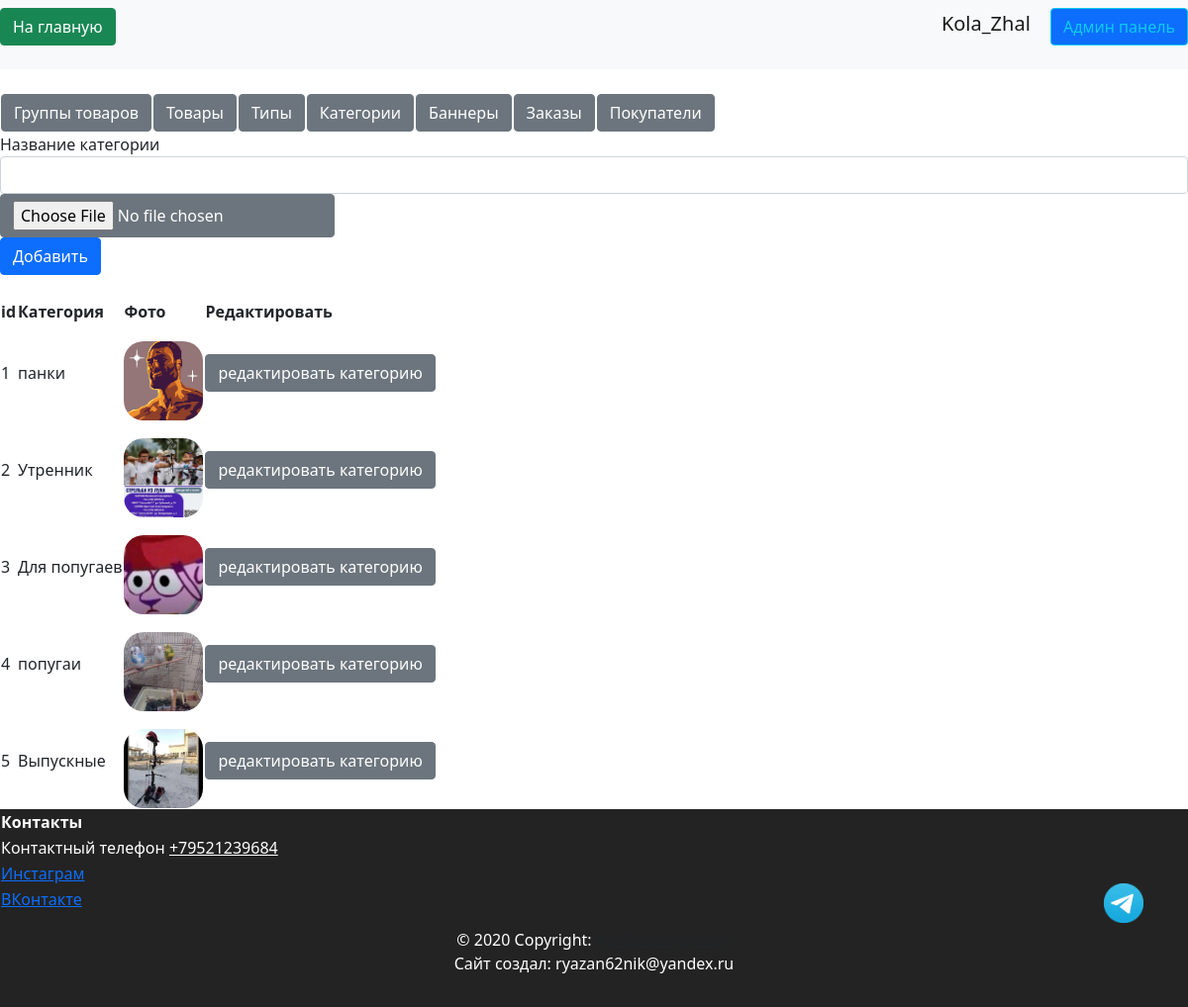
The app's page /admin/categories (signed in) with its own data.
### data/users.py (models this page shows, shortened)
class User(SqlAlchemyBase, UserMixin, SerializerMixin):
    __tablename__ = 'users'
    id = sqlalchemy.Column(sqlalchemy.Integer,
                           primary_key=True, autoincrement=True)
    name = sqlalchemy.Column(sqlalchemy.String, nullable=True)
    tel = sqlalchemy.Column(sqlalchemy.String, nullable=True)
    email = sqlalchemy.Column(sqlalchemy.String,
                              index=True, unique=True, nullable=True)
    hashed_password = sqlalchemy.Column(sqlalchemy.String, nullable=True)
    created_date = sqlalchemy.Column(sqlalchemy.DateTime,
                                     default=datetime.datetime.now)
    basket = sqlalchemy.Column(sqlalchemy.String, default='{}')
    admin = sqlalchemy.Column(sqlalchemy.Boolean, default=False)
    tg_id = sqlalchemy.Column(sqlalchemy.String, nullable=True)
    confirmed = sqlalchemy.Column(sqlalchemy.Boolean, default=False)
    address = sqlalchemy.Column(sqlalchemy.String, nullable=True)
    orders = orm.relationship("Order", back_populates='user')

### data/category.py (models this page shows, shortened)
class Category(SqlAlchemyBase):
    __tablename__ = 'category'
    id = sqlalchemy.Column(sqlalchemy.Integer, primary_key=True,
                           autoincrement=True)
    title = sqlalchemy.Column(sqlalchemy.String, nullable=True)
    img = sqlalchemy.Column(sqlalchemy.String, default='0_0_0_none.jpg')

### server.py (the view, shortened to what this page needs)
@app.route('/admin/categories', methods=['GET', 'POST'])
@login_required
def admin_categories():
    if current_user.admin:
        filenames = ['']
        form = CategoryForm()
        db_sess = db_session.create_session()
        categories = db_sess.query(Category).all()
        return render_template('pages/admin_categories.html', title='Админ панель',
                               categories=categories, form=form)

### forms/types.py
class CategoryForm(FlaskForm):
    title = StringField('Название категории', validators=[DataRequired()])
    img = FileField()
    submit = SubmitField('Добавить')

### data/db_session.py (called while the page is built)
def create_session() -> Session:
    global __factory
    return __factory()

### server.py (called while the page is built)
@login_manager.user_loader
def load_user(user_id):
    db_sess = db_session.create_session()
    return db_sess.query(User).filter(User.id == user_id).first()

### templates/pages/admin_categories.html (shortened to what this page needs)
{% extends "pages/base_admin.html" %}
{% block admincontent %}
<div>
    <form action="" method="post" enctype="multipart/form-data">
        <nav>
            <div>
                {{ form.title.label() }}
                {{ form.title(class="form-control")}}
            </div>
            <div>
                {{ form.img(class="btn btn-secondary")}}
            </div>
            <div> {{ form.submit(type="submit", class="btn btn-primary") }}</div>
        </nav>
    </form>
</div>
<br>
<div>
    <table>
        <tr>
            <th>id</th>
            <th>Категория</th>
            <th>Фото</th>
            <th>Редактировать</th>
        </tr>
        {% for category in categories %}
        <tr>
            <td>{{ category.id }}</td>
            <td>{{ category.title }}</td>
            <td id="imgTd">
                {% if category.img%}
                <img src="/static/img/categories/{{category.img}}" class="admin-img-delete"
                     alt="404 картинка не нашлась(">
                {%endif%}
            </td>
            <td>
                <a href="/admin/edit-category/{{category.id}}" class="btn btn-secondary">редактировать категорию</a>
            </td>
        </tr>
        {% endfor %}
    </table>
</div>
{% endblock %}

### templates/includes/header.html
<header>
    <nav class="navbar navbar-light bg-light">
        <p align="right">
            <a href="/index" class="btn btn-success"> На главную </a>
        </p>
        {% if current_user.is_authenticated %}
        <p align="right">
            <a class="navbar-brand" href="/logout">{{ current_user.name }}</a>
            {% if current_user.admin%}
            <a class="btn btn-primary btn btn-outline-info mr-2" href="/admin/products">Админ панель</a>
            {% endif %}
            {% else %}
        <p align="right">
            <a class="btn btn-primary " href="/register">Зарегистрироваться</a>
            <a class="btn btn-success" href="/login">Войти</a>
        </p>
        {% endif %}
    </nav>
</header>

### static/css/header.css (style rules this page uses)
:root { --main-color: #0179FA; --second-color: white; }

### static/css/footer.css (style rules this page uses)
:root { --main-color: #111111; --second-color: white; }

### static/css/style.css (style rules this page uses)
:root { --main-color: #0179FA; --second-color: #ffffff; --thirdly_color: #629ee3; }
body { background-color: var(--second-color); }

### static/css/mystyle.css (style rules this page uses)
html { --firstly-color: white; --secondary-color: rgba(91, 82, 212, 0.837); --thirdly-color: rgb(99, 96, 105); --fourly-color: rgb(144, 182, 242); --black: rgb(35, 35, 35); --dark-blue: #12191D; --white: #FFFFFF; --green: #33FF00; --caribbean: #00E197; --light-green: #8EEF8C; --turquoise: #12EEFF; --pink: #F053D5; --red: #FE785A; --gray-900: #0C1114; --gray-700: #242A2C; --gray-650: #495257; --gray-600: #424B4F; --gray-500: #495257; --gray-300: #8D979E; --gray-200: #ACB4B9; --gray-150: #AEB6BB; --gray-100: #EEF1F3; --gray-50: #F6F8F9; --framing: black; --text-color: white; }
body { min-height: 100vh; position: relative; }
.admin-img-delete { width: 10vh; height: 10vh; border-radius: 20px; object-fit: cover; margin-top: 2vh; }
body { margin: 0; padding: 0; text-align: center; }

### records on screen
User: name "Kola_Zhal"
Category: id "1", title "панки", img (picture)
Category: id "2", title "Утренник", img (picture)
Category: id "3", title "Для попугаев", img (picture)
Category: id "4", title "попугаи", img (picture)
Category: id "5", title "Выпускные", img (picture)
